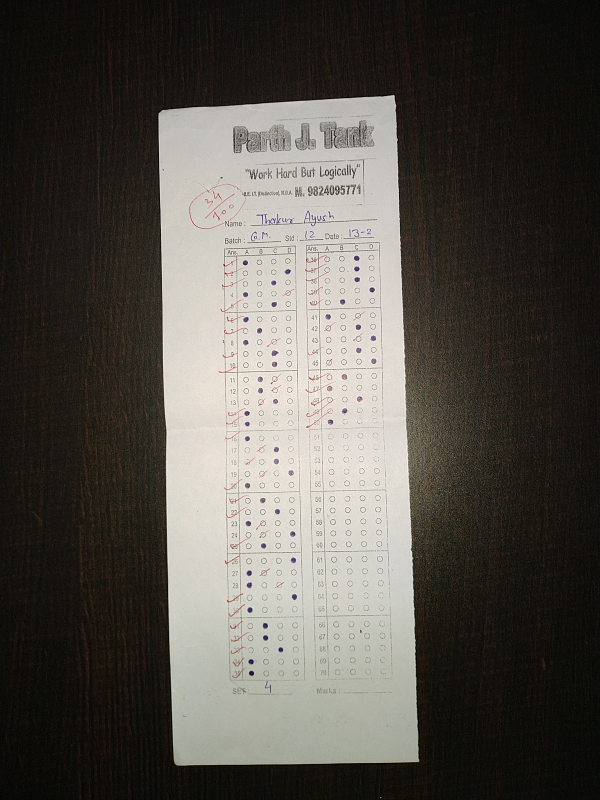
#> input picture images/img_3.jpg, 1200 x 1600 px (shown at 1/2 size)
$ python aos.py
#> lines starting #> are read from the running program, lines starting #| are printed output that depends on the picture; after the words box and inside, x2 and y2 are one past the last pixel; in counts of white or black regions, pixels touching at a corner belong together
#> in main, omr is the input picture: shape (1600, 1200, 3); mean B, G, R 75.6, 82.1, 85.6
import cv2
import numpy as np
import circleProcessor
import random
red = [10,10,255]
blue = [255,10,10]
green = [10,255,10]
yellow = [0,255,255]
purple = [255,10,255]
answerKeyTextFile = 0

def mapp(h):
        h = h.reshape((4,2))
        hnew = np.zeros((4,2),dtype = np.float32)

        add = h.sum(1)
        hnew[0] = h[np.argmin(add)]
        hnew[2] = h[np.argmax(add)]

        diff = np.diff(h,axis = 1)
        hnew[1] = h[np.argmin(diff)]
        hnew[3] = h[np.argmax(diff)]

        return hnew

def findCorners(omr0,cp1=70,cp2=20,bp=17):
#> called with cp1 = 70, cp2 = 20, bp = 17
    h = omr0.shape[0]
#> h = 1600
    w = omr0.shape[1]
#> w = 1200
    xdownscale = float(500)/float(w)
#> xdownscale = 0.417
    ydownscale = float(500)/float(h)
#> ydownscale = 0.312

    copy = np.copy(omr0)
    omr0 = cv2.resize(omr0,(int(w*xdownscale),int(h*ydownscale)))
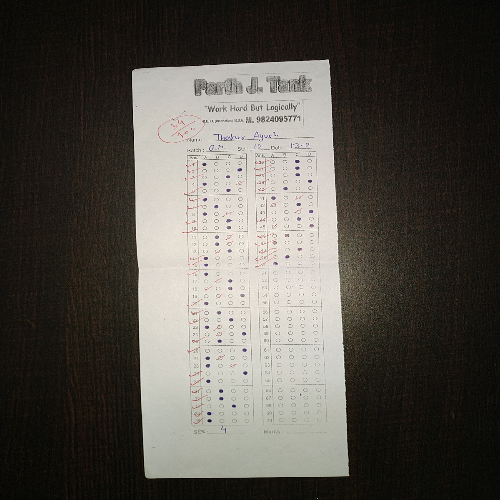
#> omr0: shape (500, 500, 3); mean of channels 0, 1, 2 75.5, 82, 85.4; drawn as B, G, R

    omr0_blur = cv2.GaussianBlur(omr0,(bp,bp),0)
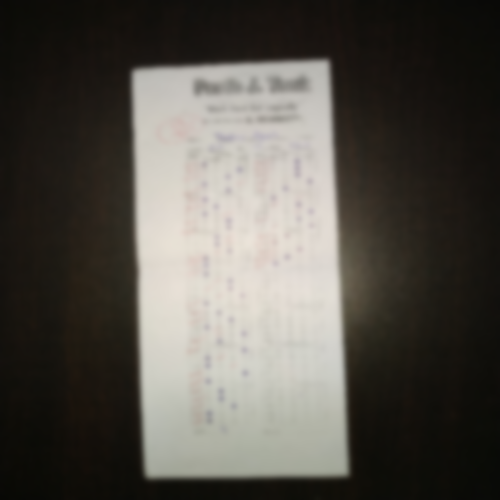
#> omr0_blur: shape (500, 500, 3); mean of channels 0, 1, 2 75.5, 82, 85.4; drawn as B, G, R

    omr0_canny = cv2.Canny(omr0_blur,cp1,cp2)
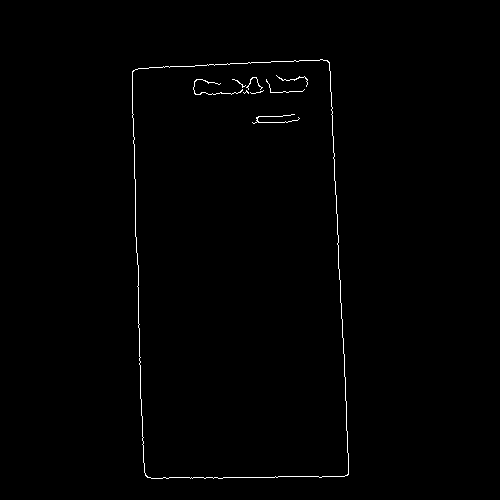
#> omr0_canny: shape (500, 500); 0.64% white in thin lines or dots, all inside (x1, y1, x2, y2) = (132, 59, 349, 479)

    contours, hierarchy = cv2.findContours(omr0_canny,cv2.RETR_TREE,cv2.CHAIN_APPROX_NONE)
#> contours = 10 contours, 8 with area under 20; largest, box (x1, y1, x2, y2) and area: (132, 59, 349, 479) 83411, (132, 59, 349, 479) 83403

    cv2.drawContours(omr0, contours, -1, (0,255,0), 3)
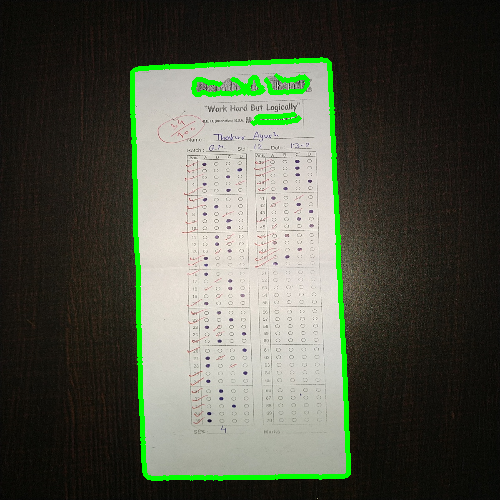
#> omr0: shape (500, 500, 3); 3.11% of pixels changed, all inside (x1, y1, x2, y2) = (130, 57, 351, 481); drawn as B, G, R
    maxArea = 0
    maxContour = contours[0]
#> maxContour = contour of 1216 points, box (x1, y1, x2, y2) (132, 59, 349, 479), area 83411
    perimulti = 0.01
    for i in range(0,len(contours)):
        area = cv2.contourArea(contours[i])
        if area == (omr0.shape[0]-1)*(omr0.shape[1]-1):
            continue

        temp_peri = cv2.arcLength(contours[i],True)
        temp_approx = cv2.approxPolyDP(contours[i],perimulti*temp_peri,True)

        if area > maxArea and len(temp_approx) == 4:
            maxArea = area
            maxContour = contours[i]
            maxContourIndex = i
#> this loop made 10 passes
#> (area, temp_peri, temp_approx, maxArea, maxContourIndex) on pass 1: (83411, 1260.7, [[327, 60], [132, 71], [147, 477], [348, 474]], 83411, 0)
#> (area, temp_peri, temp_approx) on pass 2: (83403, 1258.4, [[326, 60], [348, 473], [148, 477], [132, 72]])
#> after the loop, maxArea = 83411; maxContourIndex = 0

    peri = cv2.arcLength(maxContour,True)
#> peri = 1260.7
    approx = cv2.approxPolyDP(maxContour,perimulti*peri,True)
#> approx = [[327, 60], [132, 71], [147, 477], [348, 474]]

    corners = mapp(approx)
#> in mapp, `add = h.sum(1)`: add = [387, 203, 624, 822]
#> in mapp, `diff = np.diff(h,axis = 1)`: diff = [-267, -61, 330, 126]
#> corners = [[132, 71], [327, 60], [348, 474], [147, 477]]
    for corner in corners:
        corner[0] = int(w*corner[0]/500)
        corner[1] = int(h*corner[1]/500)
#> this loop made 4 passes
        #cv2.circle(copy,(corner[0],corner[1]),2,(0,0,255),7)


    wscale =int (abs(max(corners[0][0] - corners[1][0],corners[2][0] - corners[3][0])))
#> wscale = 483
    hscale = int(abs(max(corners[0][1] - corners[2][1],corners[1][1] - corners[3][1])))
#> hscale = 1289

    dst = np.array([
            [0, 0],
            [wscale - 1, 0],
            [wscale - 1, hscale - 1],
            [0, hscale - 1]], dtype = "float32")
#> dst = [[0, 0], [482, 0], [482, 1288], [0, 1288]]

    M = cv2.getPerspectiveTransform(corners,dst)
#> M = [[1.07, -0.0296, -330.7], [0.0777, 1.04, -260.3], [4.41e-05, 2.22e-05, 1]]
    wrapped = cv2.warpPerspective(copy, M, (wscale, hscale))
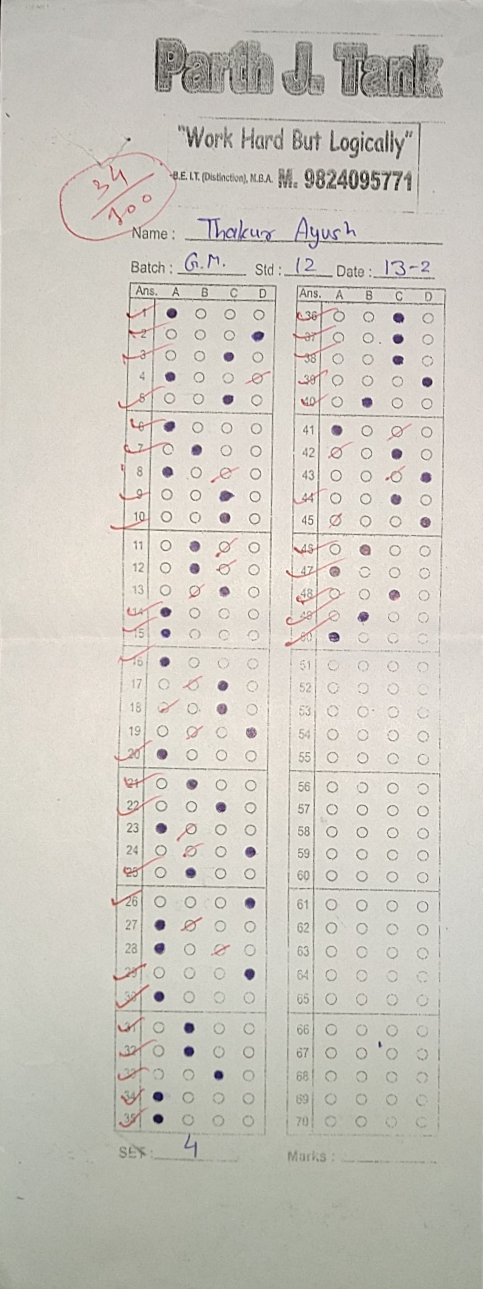
#> wrapped: shape (1289, 483, 3); mean B, G, R 191.4, 199.9, 203.4
    return wrapped

def scanOmr(image,actualSize = [],init = [],diff = [],resize = [],totalMCQs = 10,totalOptions = 4,showDots = False, method=0,InkThreshold = 120):
    #Debug
#> called with totalMCQs = 20, totalOptions = 4, showDots = True, method = 0, InkThreshold = 120
    print(InkThreshold+10)
    #some parameters
    safeToScan = False
    actualw = actualSize[0]
    actualh = actualSize[1]
    fx = init[0]
    fy = init[1]
    dx = diff[0]
    dy = diff[1]
    currentOption = 1

    # 0: total scanned, 1: correct MCQs, 2 : wrong mcqs
    optionTicked = []

    if (method == 0):   #----------------- Simple Scanning Algorithm
        resizew = resize[0]
        resizeh = resize[1]

        dx = int((dx*resizew)/actualw)
        dy = int((dy*resizeh)/actualh)
        fx = int((fx*resizew)/actualw)
        fy = int((fy*resizeh)/actualh)

        image= cv2.resize(image,(resizew,resizeh))
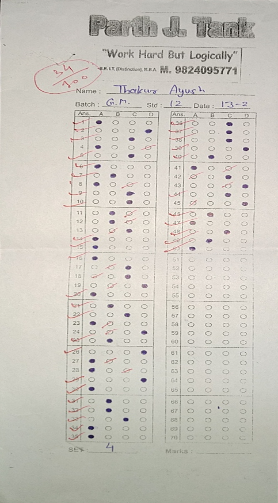
#> image: shape (503, 278, 3); mean of channels 0, 1, 2 191.2, 199.8, 203.2; drawn as B, G, R

        for y in range(fy,fy+(dy*totalMCQs),dy):

            optionTicked.append(0)
            currentOption = 1

            for x in range(fx,fx+(dx*totalOptions),dx):

                if (image[y,x][0] < InkThreshold) and (image[y,x][1] < InkThreshold) and (image[y,x][2] < InkThreshold):
                    print("Low inkThreshold found")

                    #Question Number : int(y/dy)
                    #Option Number : int(x/dx)+1

                    cv2.circle(image,(x,y),int(dx*0.1),yellow,int(dx*0.15))

                    if optionTicked[len(optionTicked)-1] == 0:
                        optionTicked[len(optionTicked)-1] += currentOption
                    else :
                        optionTicked[len(optionTicked)-1] += 69

                else:
                    cv2.circle(image,(x,y),int(dx*0.1),purple,int(dx*0.15))

                currentOption += 1
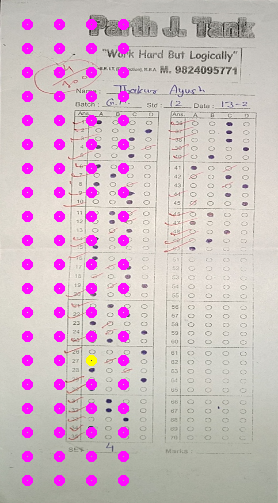
#> image: shape (503, 278, 3); 5.49% of pixels changed, all inside (x1, y1, x2, y2) = (22, 19, 129, 486); drawn as B, G, R
#> after the loop, optionTicked = [0, 0, 0, 0, 0, 0, 0, 0, 0, 0, 0, 0, 0, 0, 3, 0, 0, 0, 0, 0]

        image = cv2.resize(image,(actualSize[0],actualSize[1]))
        return image, optionTicked

    elif (method == 1): #----------------- Circle Detection and Dynamic Difference Algorithm
        image = cv2.resize(image,(actualSize[0],actualSize[1]))
        fx,fy = circleProcessor.findClosestCircle(image,fx,fy,int(dx/2))
        PointHistoryX = [fx]
        PointHistoryY = [fy]

        try:
            for mcq in range(totalMCQs):
                y = circleProcessor.findClosestCircle(image,PointHistoryX[0],PointHistoryY[0]+dy,int(dy/2))[1]

                PointHistoryX = [fx]

                optionTicked.append(0)

                for option in range(totalOptions):
                    x = circleProcessor.findClosestCircle(image,PointHistoryX[0]+dx,PointHistoryY[0],int(dx/2))[0]
                    #Scanning Here
                    xForScan = PointHistoryX[0]
                    yForScan = PointHistoryY[0]

                    #----------- Scanning
                    if (image[yForScan,xForScan][0] < InkThreshold) and (image[yForScan,xForScan][1] < InkThreshold) and (image[yForScan,xForScan][2] < InkThreshold):
                        print("Low inkThreshold found")

                        #Question Number : int(y/dy)
                        #Option Number : int(x/dx)+1

                        cv2.circle(image,(xForScan,yForScan),1,yellow,2)

                        if optionTicked[len(optionTicked)-1] == 0:
                            optionTicked[len(optionTicked)-1] += option+1
                        else :
                            optionTicked[len(optionTicked)-1] += 69

                    else:
                        cv2.circle(image,(xForScan,yForScan),1,purple,2)

                    #Keeping Data Short
                    PointHistoryX.insert(0,x)
                    dx = abs(PointHistoryX[0] - PointHistoryX[1])    #Dynamic Difference
                    PointHistoryX.pop()

                PointHistoryY.insert(0,y)
                dy = abs(PointHistoryY[0] - PointHistoryY[1])
                PointHistoryY.pop()

        except Exception as e:
            print(e)

        return image, optionTicked

    else:
        print("Invalid Method Provided.")
        return 0


def main():
    omr = cv2.imread("images/img_3.jpg")
    found_omr = findCorners(omr)
    answers = scanOmr(found_omr,[278,503],[27,24],[32,24],[278,503],20,4,True)
    cv2.imshow("AOSv2 1",omr)
    cv2.waitKey(0)
    cv2.destroyAllWindows()

if __name__ == "__main__":
    main()

$ run again, with images/img_10.jpg copied over images/img_3.jpg
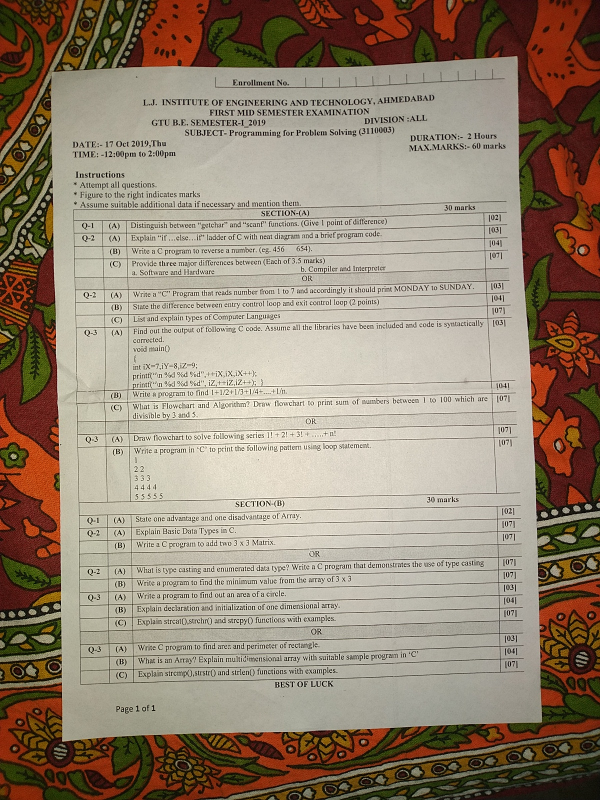
#> input picture images/img_10.jpg, 1200 x 1600 px (shown at 1/2 size)
#> in main, omr is the input picture: shape (1600, 1200, 3); mean B, G, R 114.9, 132.9, 148.9
#> in findCorners, `omr0_canny = cv2.Canny(omr0_blur,cp1,cp2)`:
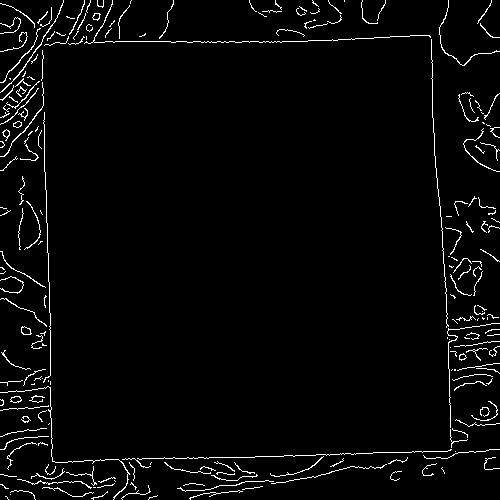
#> omr0_canny: shape (500, 500); 3% white in thin lines or dots
#> contours = 226 contours, 207 with area under 20; largest, box (x1, y1, x2, y2) and area: (21, 326, 32, 335) 60, (21, 326, 31, 335) 53, (10, 396, 22, 403) 50, (0, 0, 64, 93) 46, (10, 396, 22, 403) 44
#> in findCorners, `maxContour = contours[0]`: maxContour = [[5, 496], [6, 496], [7, 497], [7, 498], [8, 499], [7, 498], [7, 497], [6, 496]]
#> the loop in findCorners, `for i in range(0,len(contours)):` made 226 passes
#> (area, temp_peri) on passes 57, 58, 60: (50.5, 31.56), (44, 26.97), (25.5, 518.3)
#> after the loop in findCorners, `for i in range(0,len(contours)):`: maxArea = 15.5; maxContour = contour of 775 points, box (x1, y1, x2, y2) (84, 0, 431, 44), area 16; maxContourIndex = 221
#> peri = 834.2
#> approx = [[84, 43], [430, 36], [94, 42], [112, 0]]
#> add = [127, 466, 136, 112]
#> diff = [-41, -394, -52, -112]
#> corners = [[112, 0], [430, 36], [430, 36], [84, 43]]
#> the loop in findCorners, `for corner in corners:` made 4 passes
#> wscale = 831
#> hscale = 22
#> dst = [[0, 0], [830, 0], [830, 21], [0, 21]]
#> M = [[-1.02e-13, -5.03e-14, 2.75e-11], [0.00368, -0.0244, -0.986], [0.000197, -0.000327, -0.166]]
#> after the loop in scanOmr, `for y in range(fy,fy+(dy*totalMCQs),dy):`:
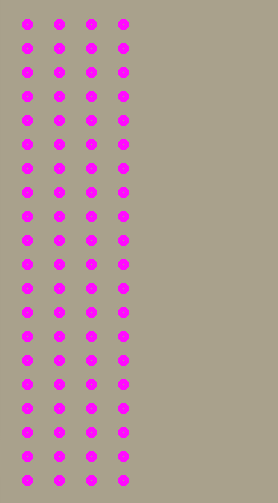
#> image: shape (503, 278, 3); mean of channels 0, 1, 2 146.3, 152.7, 173.7; drawn as B, G, R
#> after the loop in scanOmr, `for y in range(fy,fy+(dy*totalMCQs),dy):`: optionTicked = [0, 0, 0, 0, 0, 0, 0, 0, 0, 0, 0, 0, 0, 0, 0, 0, 0, 0, 0, 0]

$ run again, with images/img_11.jpg copied over images/img_3.jpg
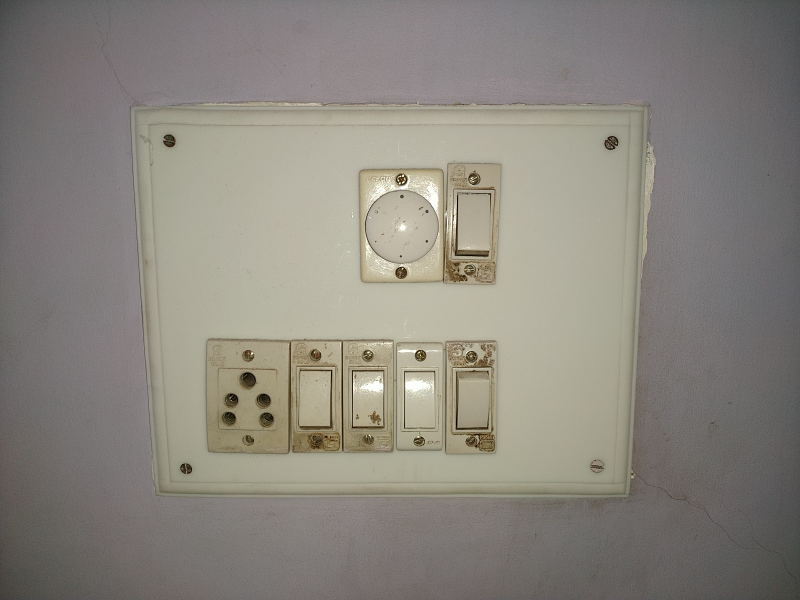
#> input picture images/img_11.jpg, 1600 x 1200 px (shown at 1/2 size)
#> in main, omr is the input picture: shape (1200, 1600, 3); mean B, G, R 125.5, 133.8, 137.9
#> in findCorners, `omr0_canny = cv2.Canny(omr0_blur,cp1,cp2)`:
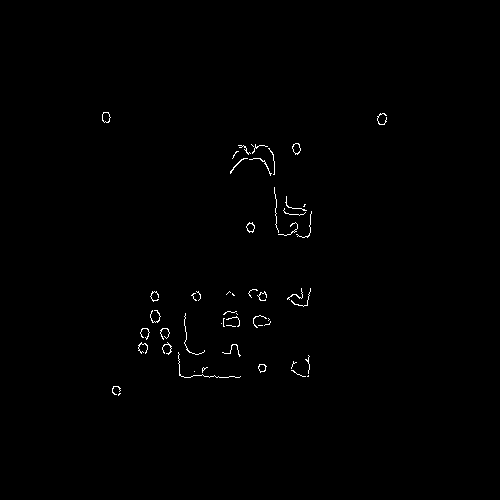
#> omr0_canny: shape (500, 500); 0.51% white in thin lines or dots, all inside (x1, y1, x2, y2) = (102, 112, 387, 396)
#> contours = 59 contours, 51 with area under 20; largest, box (x1, y1, x2, y2) and area: (102, 112, 111, 123) 64, (292, 143, 301, 155) 63, (102, 112, 111, 123) 61, (292, 143, 301, 154) 57, (246, 222, 255, 233) 56, (246, 223, 255, 232) 46, (258, 364, 267, 373) 45, (258, 364, 266, 372) 39
#> in findCorners, `maxContour = contours[0]`: maxContour = [[119, 393], [118, 394], [118, 395], [119, 394], [120, 393]]
#> the loop in findCorners, `for i in range(0,len(contours)):` made 59 passes
#> (area, temp_peri) on passes 8, 9, 41, 42, 55, 56, 58, 59: (45, 27.31), (39, 23.31), (56, 31.8), (46.5, 25.56), (63, 32.97), (57, 28.97), (64.5, 32.73), (61, 30.97)
#> after the loop in findCorners, `for i in range(0,len(contours)):`: maxArea = 2; maxContourIndex = 39
#> peri = 5.66
#> approx = [[293, 231], [294, 230], [295, 231], [294, 232]]
#> add = [524, 524, 526, 526]
#> diff = [-62, -64, -64, -62]
#> corners = [[293, 231], [294, 230], [295, 231], [293, 231]]
#> the loop in findCorners, `for corner in corners:` made 4 passes
#> wscale = 7
#> hscale = 0
#> dst = [[0, 0], [6, 0], [6, -1], [0, -1]]
#> M = [[-0.00236, 0.00272, 0.708], [0.000394, 0.000591, -0.696], [-0.000394, 0.000453, 0.118]]
#> after the loop in scanOmr, `for y in range(fy,fy+(dy*totalMCQs),dy):`:
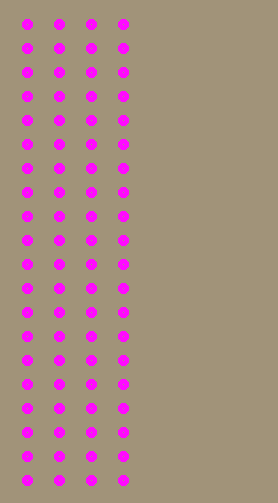
#> image: shape (503, 278, 3); mean of channels 0, 1, 2 128.4, 139.5, 166.2; drawn as B, G, R
#> after the loop in scanOmr, `for y in range(fy,fy+(dy*totalMCQs),dy):`: optionTicked = [0, 0, 0, 0, 0, 0, 0, 0, 0, 0, 0, 0, 0, 0, 0, 0, 0, 0, 0, 0]
